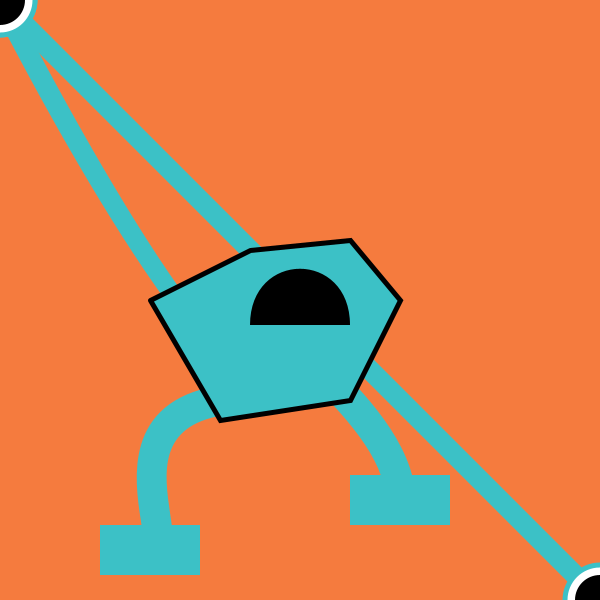
Frame 1 (no input)
Frame 60 (the mouse pressed at the canvas centre just before this capture): identical to frame 1, image omitted
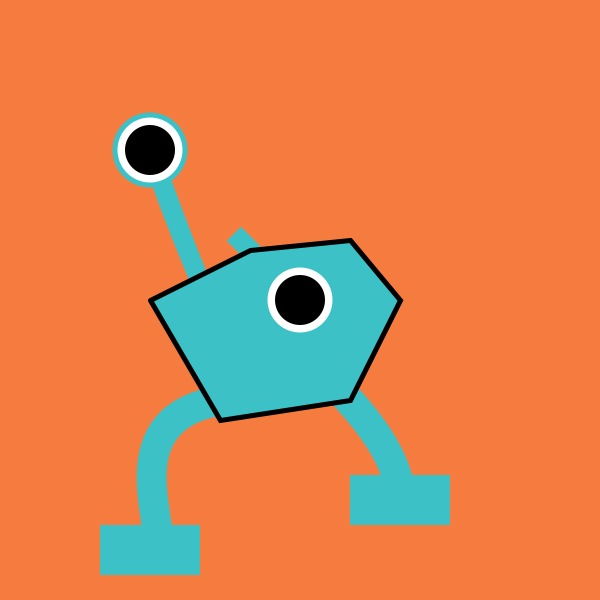
Frame 120 (the mouse held since frame 60 and released just before this capture)

The Processing sketch that drew these frames (run headless with seeded random() and noise(); from frame 60 on, the mouse is pressed at the canvas centre):

// Processing sketch: processing_140152
// ── processing_140152.pde

// MORE ROBOTS!

void setup() {
  size(600,600);
  smooth();
}

void draw() {
  background(#F57B3E);
  
  float x = mouseX;
  float y = mouseY;
  
  // eye tentacle things
  
  noFill();
  strokeWeight(20);
  stroke(#3CC1C6);
  bezier(width*0.5,height*0.5,width*0.25,height*0.25,y,x,y,x);
  bezier(width*0.5,height*0.5,width*0.75,height*0.75,width-x,height-y,width-x,height-y);
  bezier(width*0.5,height*0.5,width*0.5,height,x*0.5,y*0.5,x*0.5,y*0.5);
  
  // feet
  
  noFill();
  stroke(#3CC1C6);
  strokeWeight(30);
  bezier(220,400,100,420,180,550,150,550);
  bezier(350,350,200,300,400,400,400,500);
  noStroke();
  fill(#3CC1C6);
  rectMode(CENTER);
  rect(150,550,100,50);
  rect(400,500,100,50);
  
  // body
  
  stroke(0);
  strokeWeight(5);
  fill(#3CC1C6);
  beginShape();
  vertex(150,300);
  vertex(250,250);
  vertex(350,240);
  vertex(400,300);
  vertex(350,400);
  vertex(220,420);
  vertex(150,300);
  endShape();
  
  // happy face / sad face
  
  if (x > 300) {
    noStroke();
    fill(0);
    bezier(250,325,250,400,350,400,350,325);
  } else if (x < 300) {
    noStroke();
    fill(0);
    bezier(250,325,250,250,350,250,350,325);
  }
  
  // moving eyes
  
  noStroke();
  fill(#3CC1C6);
  ellipse (y,x,75,75);
  fill(255);
  ellipse(y,x,65,65);
  fill(0);
  ellipse(y,x,50,50);
  
  fill(#3CC1C6);
  ellipse(width-x,height-y,75,75);
  fill(255);
  ellipse(width-x,height-y,65,65);
  fill(0);
  ellipse(width-x,height-y,50,50);
  
  fill(#3CC1C6);
  ellipse(x*0.5,y*0.5,75,75);
  fill(255);
  ellipse(x*0.5,y*0.5,65,65);
  fill(0);
  ellipse(x*0.5,y*0.5,50,50);
}
